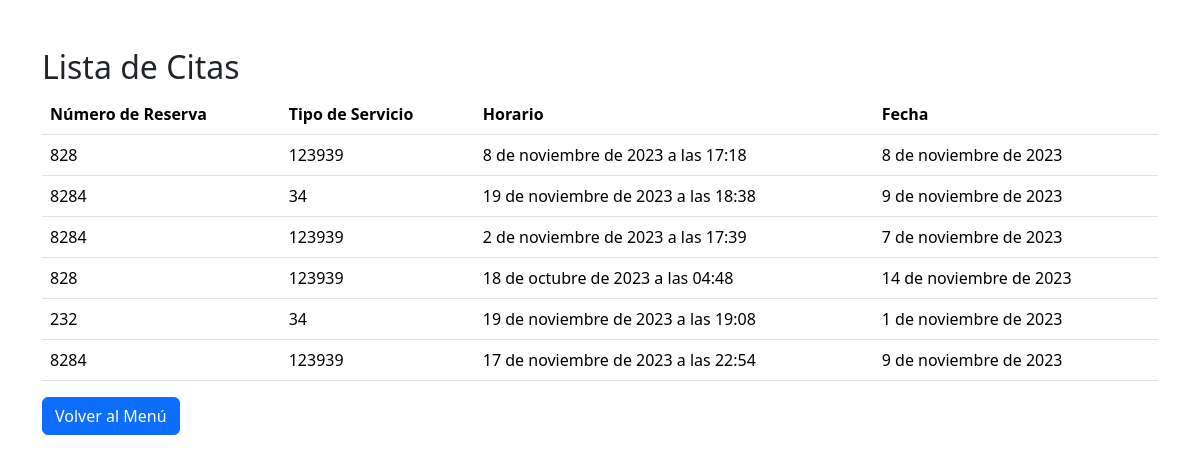
Page /ver_citas/ on the committed database.
### citasAPP/models.py (models this page shows, shortened)
class Cita(models.Model):
    numero_reserva = models.CharField(max_length=10)
    tipo_servicio = models.CharField(max_length=50)
    horario = models.DateTimeField()
    fecha = models.DateField()

### citasAPP/views.py (the view)
# urls.py: path('ver_citas/', ver_citas, name='ver_citas'),
def ver_citas(request):
    citas = Cita.objects.all()
    return render(request, 'vercitas.html', {'citas': citas})

### templates/vercitas.html (shortened to what this page needs)
<!DOCTYPE html>
<html>
<head>
    <link rel="stylesheet" href="https://cdn.jsdelivr.net/npm/bootstrap@5.3.2/dist/css/bootstrap.min.css">
</head>
<body>
<div class="container mt-5">
    <h2>Lista de Citas</h2>
    {% if citas %}
        <table class="table">
            <thead>
                <tr>
                    <th>Número de Reserva</th>
                    <th>Tipo de Servicio</th>
                    <th>Horario</th>
                    <th>Fecha</th>
                </tr>
            </thead>
            <tbody>
                {% for cita in citas %}
                    <tr>
                        <td>{{ cita.numero_reserva }}</td>
                        <td>{{ cita.tipo_servicio }}</td>
                        <td>{{ cita.horario }}</td>
                        <td>{{ cita.fecha }}</td>
                    </tr>
                {% endfor %}
            </tbody>
        </table>
    {% else %}
        <p>No hay citas registradas.</p>
    {% endif %}
    <a class="btn btn-primary" href="{% url 'menu' %}">Volver al Menú</a>
</div>
</body>
</html>

### rows in the picture
Cita: numero_reserva "828", tipo_servicio "123939", horario "8 de noviembre de 2023 a las 17:18", fecha "8 de noviembre de 2023"
Cita: numero_reserva "8284", tipo_servicio "34", horario "19 de noviembre de 2023 a las 18:38", fecha "9 de noviembre de 2023"
Cita: numero_reserva "8284", tipo_servicio "123939", horario "2 de noviembre de 2023 a las 17:39", fecha "7 de noviembre de 2023"
Cita: numero_reserva "828", tipo_servicio "123939", horario "18 de octubre de 2023 a las 04:48", fecha "14 de noviembre de 2023"
Cita: numero_reserva "232", tipo_servicio "34", horario "19 de noviembre de 2023 a las 19:08", fecha "1 de noviembre de 2023"
Cita: numero_reserva "8284", tipo_servicio "123939", horario "17 de noviembre de 2023 a las 22:54", fecha "9 de noviembre de 2023"
